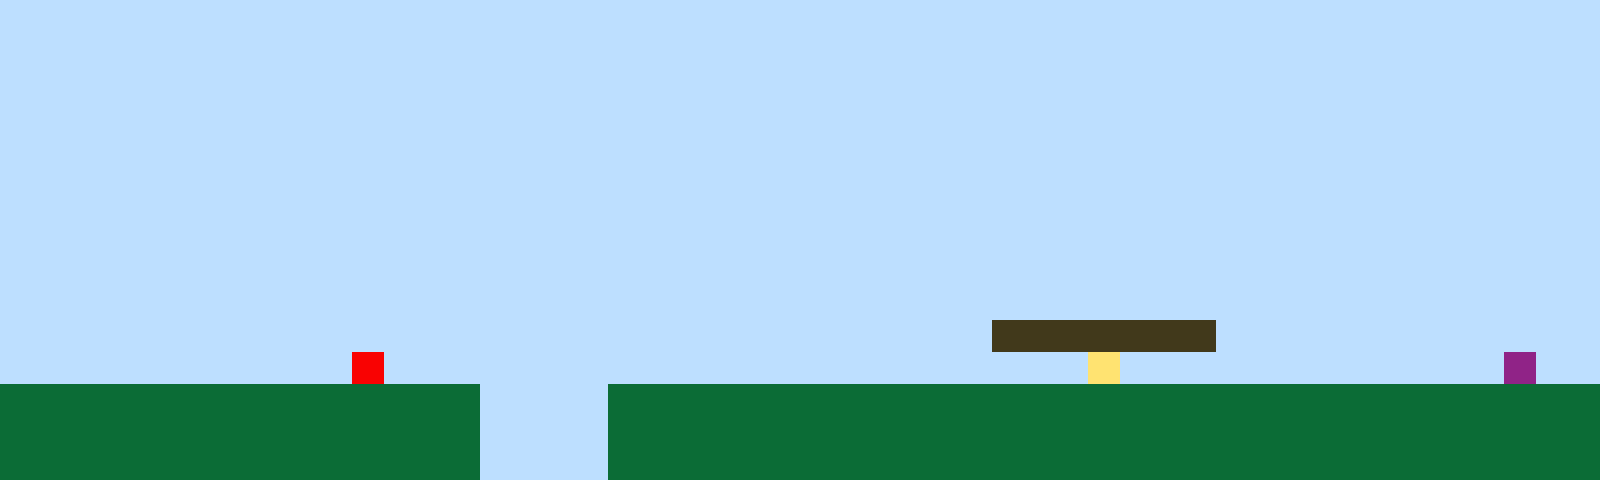

This is a level from a 2D game, rendered from its Tiled map with the project's own tilesets. A one-line summary and the complete map file follow:
An orthogonal 50x15 tile map with 32x32 px tiles, 1 tile layer (Tile Layer 1).

<map version="1.10" tiledversion="1.11.2" orientation="orthogonal" renderorder="right-up" width="50" height="15" tilewidth="32" tileheight="32" infinite="0" nextlayerid="2" nextobjectid="1"><editorsettings><export target="map1.csv" format="csv" /></editorsettings><tileset firstgid="1" name="sprites" tilewidth="32" tileheight="32" tilecount="6" columns="3"><image source="sprites.png" width="96" height="64" /></tileset><layer id="1" name="Tile Layer 1" width="50" height="15"><data encoding="csv">1,1,1,1,1,1,1,1,1,1,1,1,1,1,1,1,1,1,1,1,1,1,1,1,1,1,1,1,1,1,1,1,1,1,1,1,1,1,1,1,1,1,1,1,1,1,1,1,1,1,1,1,1,1,1,1,1,1,1,1,1,1,1,1,1,1,1,1,1,1,1,1,1,1,1,1,1,1,1,1,1,1,1,1,1,1,1,1,1,1,1,1,1,1,1,1,1,1,1,1,1,1,1,1,1,1,1,1,1,1,1,1,1,1,1,1,1,1,1,1,1,1,1,1,1,1,1,1,1,1,1,1,1,1,1,1,1,1,1,1,1,1,1,1,1,1,1,1,1,1,1,1,1,1,1,1,1,1,1,1,1,1,1,1,1,1,1,1,1,1,1,1,1,1,1,1,1,1,1,1,1,1,1,1,1,1,1,1,1,1,1,1,1,1,1,1,1,1,1,1,1,1,1,1,1,1,1,1,1,1,1,1,1,1,1,1,1,1,1,1,1,1,1,1,1,1,1,1,1,1,1,1,1,1,1,1,1,1,1,1,1,1,1,1,1,1,1,1,1,1,1,1,1,1,1,1,1,1,1,1,1,1,1,1,1,1,1,1,1,1,1,1,1,1,1,1,1,1,1,1,1,1,1,1,1,1,1,1,1,1,1,1,1,1,1,1,1,1,1,1,1,1,1,1,1,1,1,1,1,1,1,1,1,1,1,1,1,1,1,1,1,1,1,1,1,1,1,1,1,1,1,1,1,1,1,1,1,1,1,1,1,1,1,1,1,1,1,1,1,1,1,1,1,1,1,1,1,1,1,1,1,1,1,1,1,1,1,1,1,1,1,1,1,1,1,1,1,1,1,1,1,1,1,1,1,1,1,1,1,1,1,1,1,1,1,1,1,1,1,1,1,1,1,1,1,1,1,1,1,1,1,1,1,1,1,1,1,1,1,1,1,1,1,1,1,1,1,1,1,1,1,1,1,1,1,1,1,1,1,1,1,1,1,1,1,1,1,1,1,1,1,1,1,1,1,1,1,1,1,1,1,1,1,1,1,1,1,1,1,1,1,1,1,1,1,1,1,1,1,1,1,1,1,1,1,1,1,1,1,1,1,1,1,1,1,1,1,1,1,1,1,1,1,1,1,1,1,1,1,1,1,1,1,1,1,1,1,1,1,1,1,1,1,1,1,1,1,1,1,1,1,3,3,3,3,3,3,3,1,1,1,1,1,1,1,1,1,1,1,1,1,1,1,1,1,1,1,1,1,1,1,5,1,1,1,1,1,1,1,1,1,1,1,1,1,1,1,1,1,1,1,1,1,1,4,1,1,1,1,1,1,1,1,1,1,1,1,6,1,1,2,2,2,2,2,2,2,2,2,2,2,2,2,2,2,1,1,1,1,2,2,2,2,2,2,2,2,2,2,2,2,2,2,2,2,2,2,2,2,2,2,2,2,2,2,2,2,2,2,2,2,2,2,2,2,2,2,2,2,2,2,2,2,2,2,1,1,1,1,2,2,2,2,2,2,2,2,2,2,2,2,2,2,2,2,2,2,2,2,2,2,2,2,2,2,2,2,2,2,2,2,2,2,2,2,2,2,2,2,2,2,2,2,2,2,1,1,1,1,2,2,2,2,2,2,2,2,2,2,2,2,2,2,2,2,2,2,2,2,2,2,2,2,2,2,2,2,2,2,2</data></layer></map>
